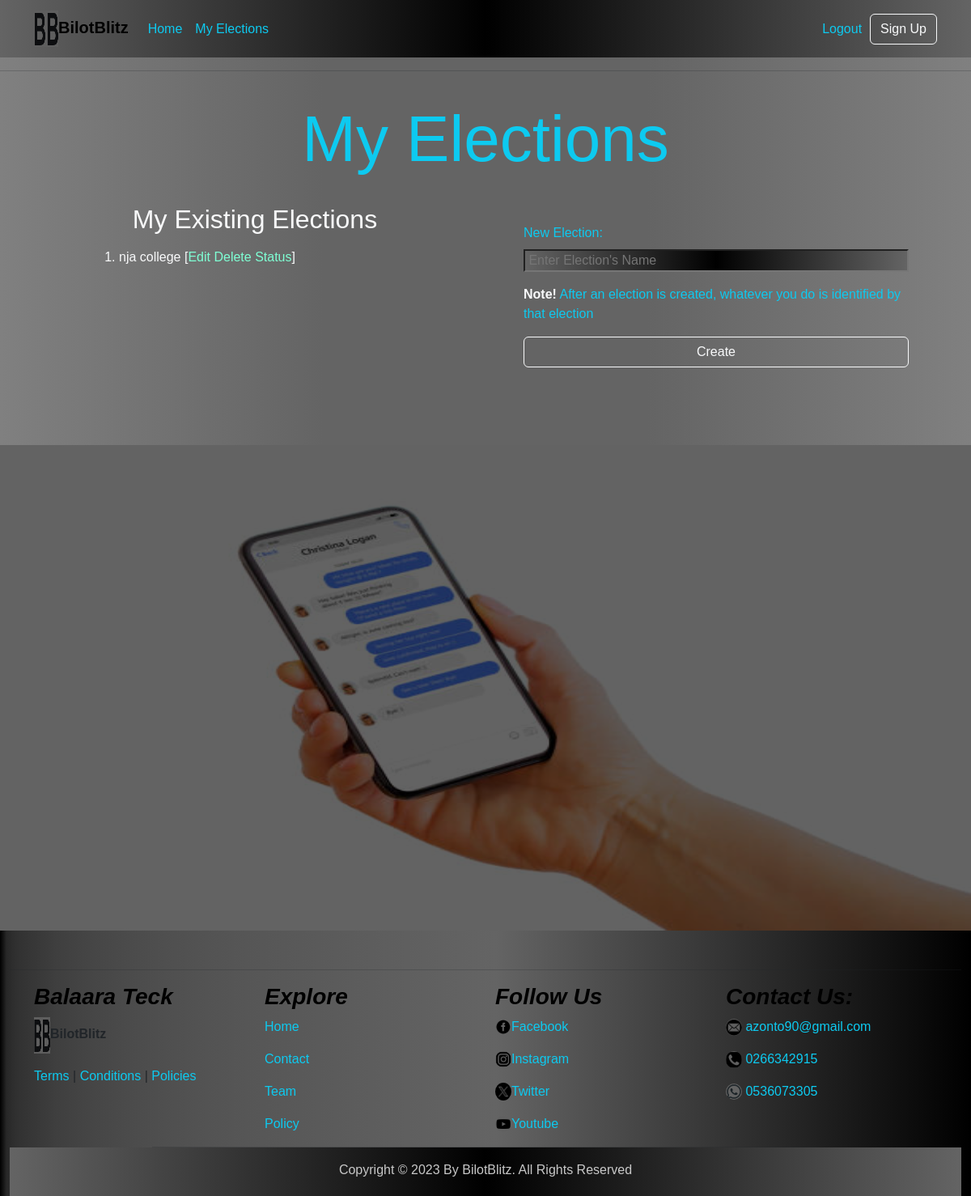
/my_elections/ (signed in), run on an earlier commit of the app's database.
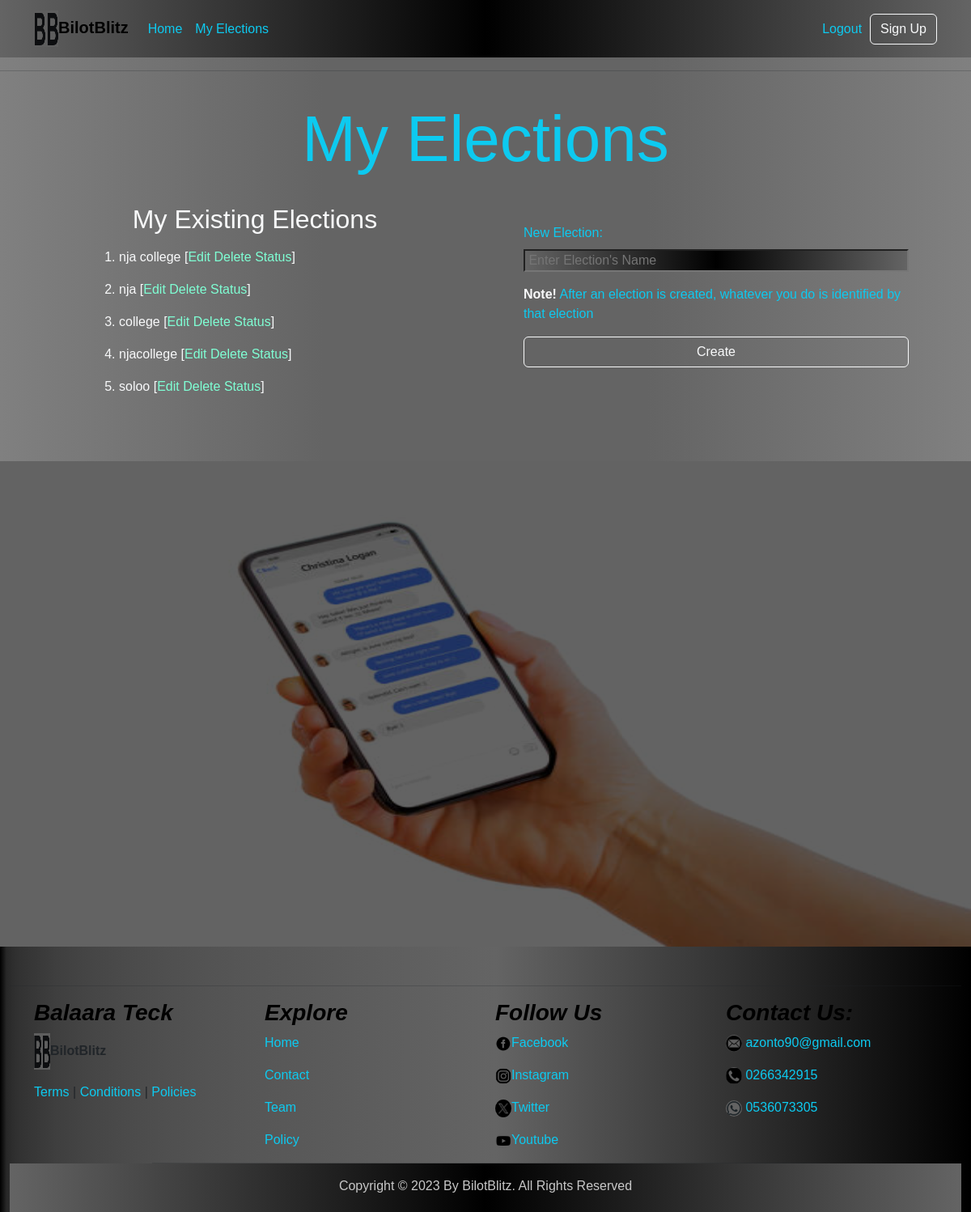
And on a later commit of the database.
### base_app/models.py (models this page shows, shortened)
class ElectorialCommissionOfficerModel(models.Model):
    user = models.ForeignKey(User,on_delete=models.CASCADE)
    election_name = models.CharField(max_length=200, null=False)
    date_deployed = models.DateField(auto_now_add=True)

### base_app/views.py (the view, shortened to what this page needs)
# urls.py: path("my_elections/",views.ElectorialCommissionOfficerView.as_view(),name="my_elections"),
class ElectorialCommissionOfficerView(LoginRequiredMixin, CreateView):
    model = ElectorialCommissionOfficerModel
    form_class = ElectorialCommissionOfficerForm
    template_name = 'my_elections.html'
    login_url = reverse_lazy("login")
    def get_context_data(self, **kwargs):
        context = super().get_context_data(**kwargs)
        context['existing_elections'] = ElectorialCommissionOfficerModel.objects.filter(user=self.request.user)
        return context

### base_app/forms.py
class ElectorialCommissionOfficerForm(forms.ModelForm):
    class Meta:
        model = ElectorialCommissionOfficerModel
        fields = ["election_name"]
    election_name = forms.CharField( widget=forms.TextInput(attrs={'placeholder': " Enter Election's Name" }))

### templates/my_elections.html (shortened to what this page needs)
{%extends 'index.html'%}
{% load static %}
  {%block content%}
  <main class="my_elections">
    <div class="container text-light">
      <div class="row pt-lg-4 pb-lg-4">
        <div class="col-12">
          <h1 class="text-center display-1 text-info">My Elections</h1>
        </div>
      </div>
      <div class="row">
        <div class="col-12 col-lg-6 order-2 order-lg-1">
        {% if existing_elections %}
          <div class="text-center existing_elections-container">
            <h2 class="mb-3">My Existing Elections</h2>
              <ol class="text-start">
                {% for election in existing_elections %}
                <li class="pb-3">
                  <a class="text-decoration-none text-light" href="{% url 'voter_register' election.id %}">
                    {{ election.election_name}}
                  </a>
                  [<a href="#" class="edit">Edit</a>
                  <a href="#" class="delete">Delete</a>
                  <a href="#" class="status">Status</a>]
                </li>
                {% endfor %}
              </ol>
          </div>
        {% else %}
            <img src="{% static 'images\image2.jpg' %}" class="w-100" alt="">
        {% endif %}
        </div>
        <div class="col-12 col-lg-6 mb-5 order-1 order-lg-2 new-election-form">
          <form method="post" class="d-flex flex-column" nonvalidate>
            <p class="mb-2 mt-4 text-info">New Election:</p>
            {% for field in form %}
            {{ field }}
            {% endfor %}
            <p class="text-info mb-0 mt-3"><strong class="text-light">Note!</strong> After an election is created,   whatever you do is identified by that election</p>
            <button type="submit" class="btn btn-outline-light mt-3">Create</button>
          </form>
        </div>
      </div>
    </div>
    <div class="mt-5">
      {% if existing_elections%}
      {%include 'site_visual.html'%}
      {%endif%}
    </div>
</main>
  {%endblock content%}

What changed in the data, as far as the page shows it:
added ElectorialCommissionOfficerModel: election_name "nja"
added ElectorialCommissionOfficerModel: election_name "college"
added ElectorialCommissionOfficerModel: election_name "njacollege"
added ElectorialCommissionOfficerModel: election_name "soloo"
